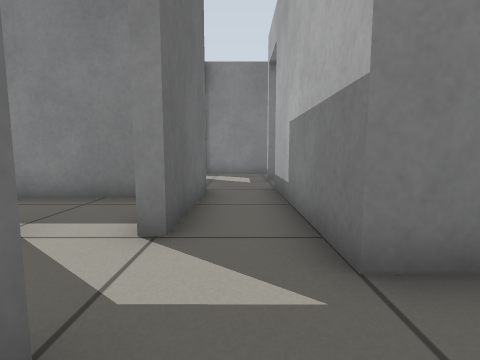
[1] (above)

22 first-person views from a walk through a Gazebo world. The camera is 0.5 m above the floor, tilts 6° down and sees 85° across. The floor is counted in squares, 0.5 m on a side. Each view is taken from the middle of a square. On the plan, view 1 faces up. The plan holds only what a view shows up to about 11 squares ahead; the rest is blank. The place goes on beyond the plan.

[2]
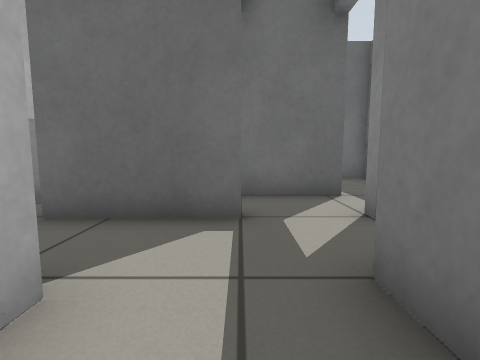

[3]
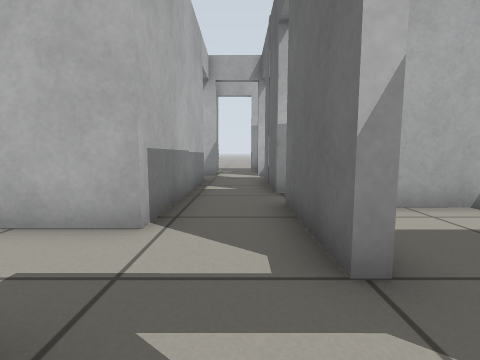

[4]
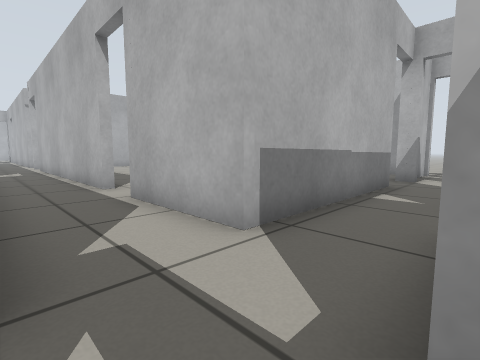

[5]
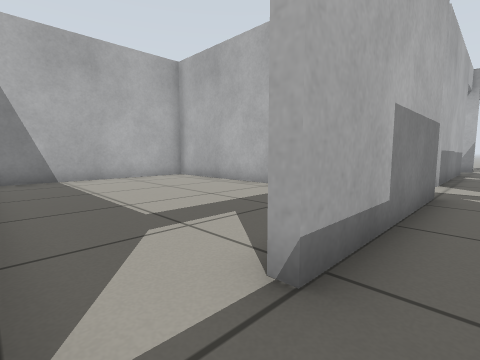

[6]
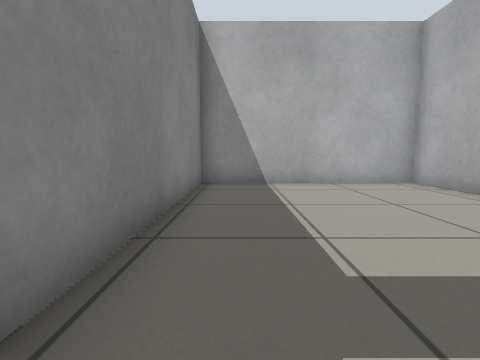

[7]
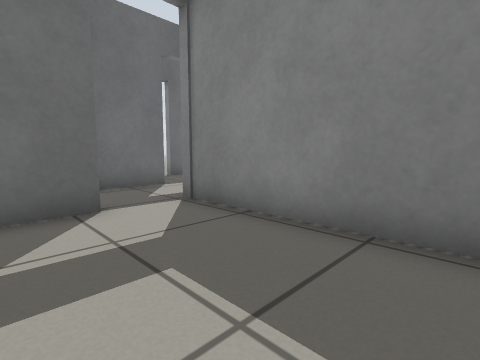

[8]
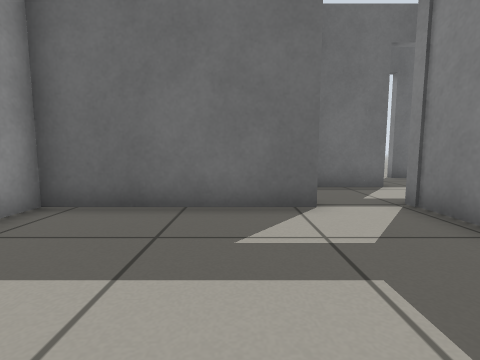

[9]
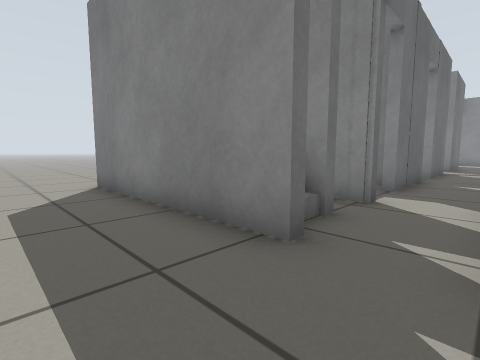

[10]
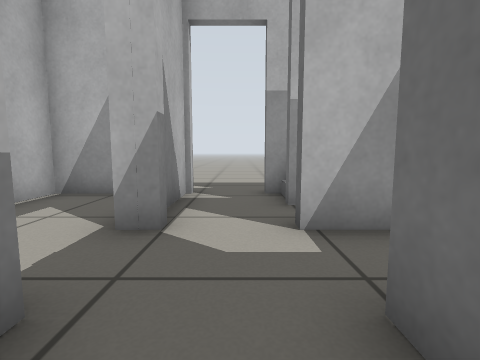

[11]
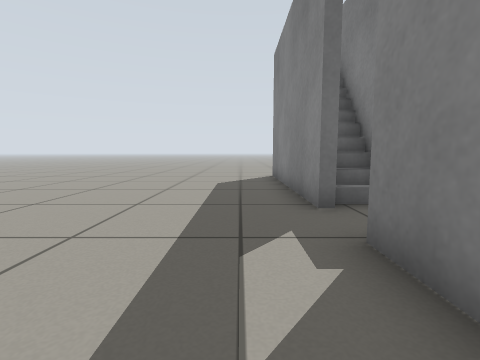

[12]
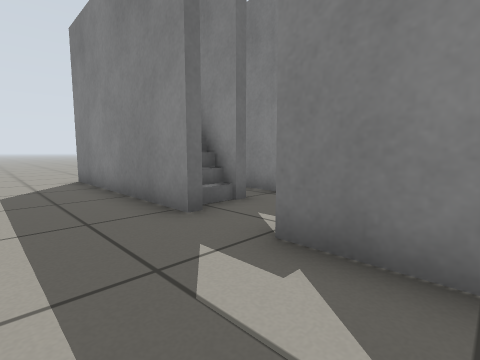

[13]
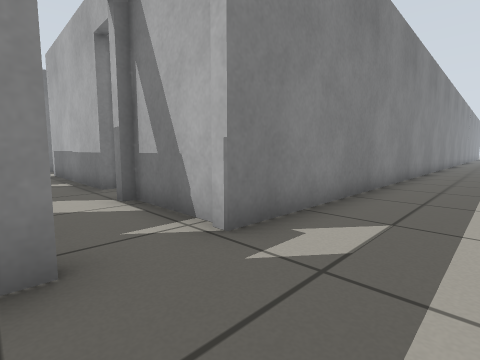

[14]
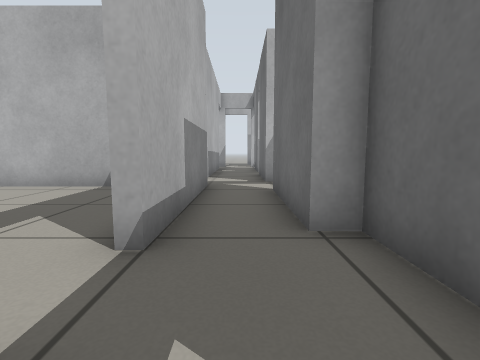

[15]
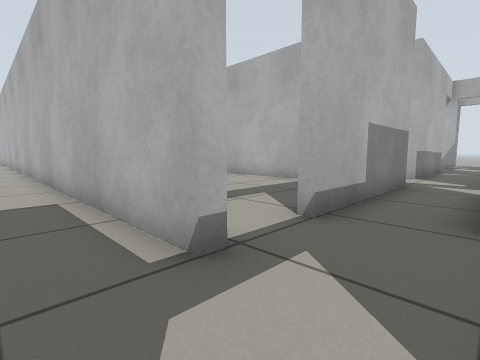

[16]
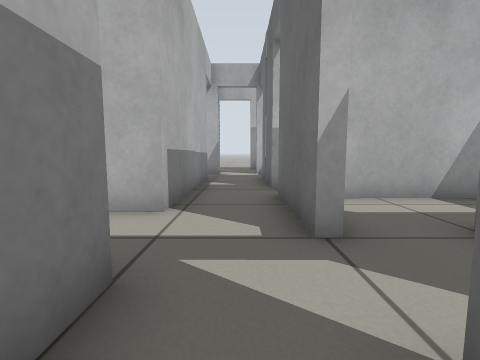

[17]
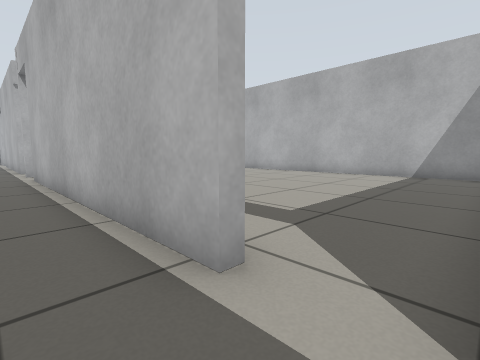

[18]
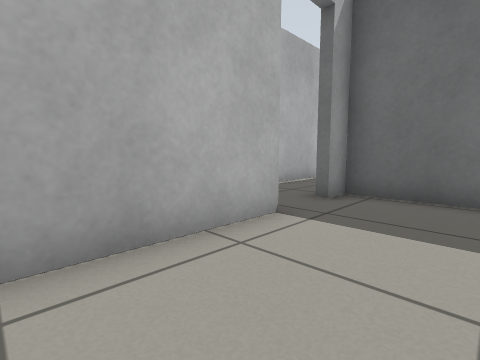

[19]
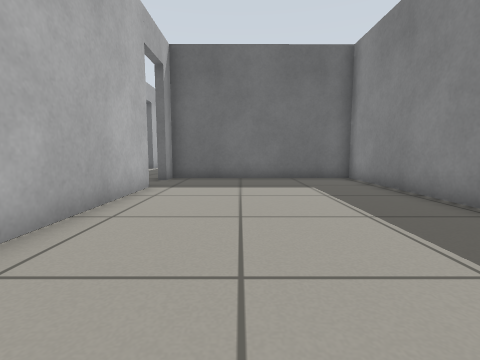

[20]
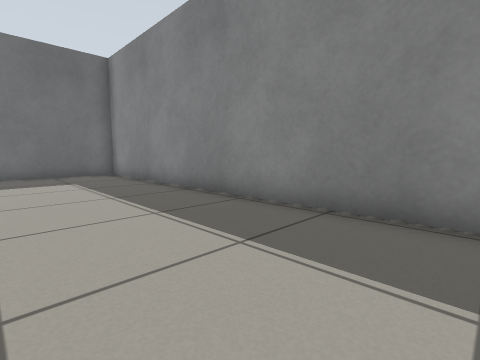

[21]
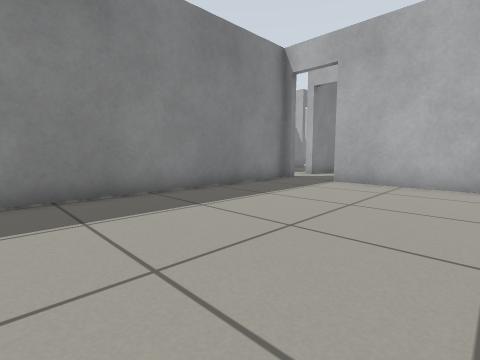

[22]
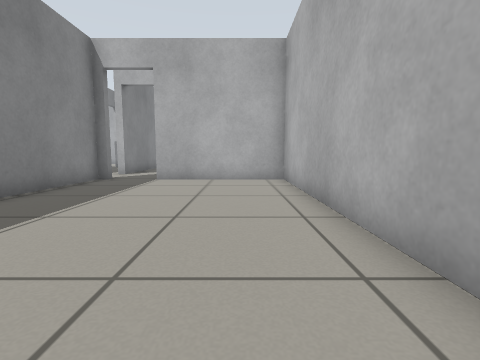

### Floor plan
Points are (right, up) in squares from view 1. A wall is a line through its corners. A room is listed if a view was taken in it or the views show most of it. See-through windows are left out.
Room 1 (views 1, 3, 4, 5, 10, 14, 15, 16)
walls: (1, 2.1) (1, 7.4); (-0.9, 1.1) (-0.9, -2); (-3, 3.4) (-3, 0.6); (1, 9.3) (1, 9.6); (-0.9, -3.4) (-0.9, -6.5); (-1.5, 10.3) (-1.5, 6.8) (-0.9, 6.8) (-0.9, 3) (-1.3, 3); (1.3, -6.5) (1.3, -0.4)
low walls: (2, 2.1) (1, 2.1)
ways out: opening at (1, 1) to room 2; open door at (1, 8.5) to room 3; opening at (0, 11); open door at (-2.5, 1); open door at (-2.5, 3); open door at (-2, 11); open door at (-1, -2.5); open door at (0.5, -7.8)
Room 2 (views 2, 17)
walls: (6.6, -0.4) (16.6, -0.4); (1.3, -0.4) (4.9, -0.4)
ways out: opening at (1, 1) to room 1; open door at (12.5, 2) to room 5; open door at (29, 8) to room 5; open door at (5.5, -0.5); open door at (17.5, -0.5)
Room 3 (views 6, 7, 8)
walls: (3.8, 2.4) (10.5, 2.4) (10.5, 9.3) (1, 9.3); (1.3, 7.4) (1.3, 2.4) (2.1, 2.4)
ways out: open door at (1, 8.5) to room 1
Room 4 (views 9, 11, 12, 13)
walls: (12.6, -11.6) (1.3, -11.6); (-0.5, -11.6) (-4.5, -11.6)
ways out: open door at (0.3, -11.3) to room 6
Room 5 (views 18, 19, 20, 21, 22)
walls: (20.6, 2.4) (28.7, 2.4) (28.7, 7.1); (13.4, 2.4) (18.3, 2.4); (28.7, 9.3) (10.8, 9.3) (10.8, 2.4) (11.6, 2.4)
ways out: open door at (12.5, 2) to room 2; open door at (29, 8) to room 2
Room 6 (no view inside)
walls: (-0.9, -10.2) (-3.6, -10.2)
ways out: open door at (0.3, -11.3) to room 4
objects: stairs (-4, -11) to (-1, -11)
Room 7 (no view inside)
walls: (1.3, -11.6) (1.3, -8.6)

Positions as (right, up) in squares from view 1, and headings:
1: (0, 0), facing up
2: (3, 1), facing left
3: (0, 3), facing down
4: (-1, 2), facing down-right
5: (0, 9), facing down-right
6: (2, 8), facing right
7: (6, 6), facing up-left
8: (6, 6), facing left
9: (1, -14), facing up-left
10: (0, -5), facing down
11: (4, -13), facing left
12: (3, -14), facing up-left
13: (-1, -14), facing up-right
14: (0, 10), facing down
15: (-1, 11), facing down-right
16: (0, 4), facing down
17: (5, 1), facing down-right
18: (17, 5), facing down-left
19: (21, 5), facing left
20: (23, 5), facing up-left
21: (20, 3), facing up-right
22: (19, 4), facing right
